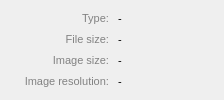
          <widget class="QFrame" name="frame_2">
           <property name="sizePolicy">
            <sizepolicy hsizetype="Minimum" vsizetype="Minimum">
             <horstretch>0</horstretch>
             <verstretch>0</verstretch>
            </sizepolicy>
           </property>
           <property name="minimumSize">
            <size>
             <width>224</width>
             <height>85</height>
            </size>
           </property>
           <property name="maximumSize">
            <size>
             <width>300</width>
             <height>216</height>
            </size>
           </property>
           <property name="baseSize">
            <size>
             <width>216</width>
             <height>0</height>
            </size>
           </property>
           <property name="frameShape">
            <enum>QFrame::Shape::NoFrame</enum>
           </property>
           <property name="frameShadow">
            <enum>QFrame::Shadow::Raised</enum>
           </property>
           <layout class="QVBoxLayout" name="verticalLayout_14">
            <item>
             <layout class="QVBoxLayout" name="verticalLayout_13">
              <item>
               <layout class="QHBoxLayout" name="horizontalLayout_11">
                <item>
                 <widget class="QLabel" name="label_3">
                  <property name="text">
                   <string>&lt;!DOCTYPE HTML PUBLIC &quot;-//W3C//DTD HTML 4.0//EN&quot; &quot;http://www.w3.org/TR/REC-html40/strict.dtd&quot;&gt;
&lt;html&gt;&lt;head&gt;&lt;meta name=&quot;qrichtext&quot; content=&quot;1&quot; /&gt;&lt;style type=&quot;text/css&quot;&gt;
p, li { white-space: pre-wrap; }
&lt;/style&gt;&lt;/head&gt;&lt;body style=&quot; font-family:'Sans Serif'; font-size:10pt; font-weight:400; font-style:normal;&quot;&gt;
&lt;p align=&quot;right&quot; style=&quot; margin-top:0px; margin-bottom:0px; margin-left:0px; margin-right:0px; -qt-block-indent:0; text-indent:0px;&quot;&gt;&lt;span style=&quot; font-size:8pt; color:#828282;&quot;&gt;Type:&lt;/span&gt;&lt;/p&gt;&lt;/body&gt;&lt;/html&gt;</string>
                  </property>
                 </widget>
                </item>
                <item>
                 <widget class="QLabel" name="labelType">
                  <property name="text">
                   <string>&lt;!DOCTYPE HTML PUBLIC &quot;-//W3C//DTD HTML 4.0//EN&quot; &quot;http://www.w3.org/TR/REC-html40/strict.dtd&quot;&gt;
&lt;html&gt;&lt;head&gt;&lt;meta name=&quot;qrichtext&quot; content=&quot;1&quot; /&gt;&lt;style type=&quot;text/css&quot;&gt;
p, li { white-space: pre-wrap; }
&lt;/style&gt;&lt;/head&gt;&lt;body style=&quot; font-family:'Sans Serif'; font-size:10pt; font-weight:400; font-style:normal;&quot;&gt;
&lt;p style=&quot; margin-top:0px; margin-bottom:0px; margin-left:0px; margin-right:0px; -qt-block-indent:0; text-indent:0px;&quot;&gt;&lt;span style=&quot; font-size:8pt;&quot;&gt; - &lt;/span&gt;&lt;/p&gt;&lt;/body&gt;&lt;/html&gt;</string>
                  </property>
                 </widget>
                </item>
               </layout>
              </item>
              <item>
               <layout class="QHBoxLayout" name="horizontalLayout_12">
                <item>
                 <widget class="QLabel" name="label_9">
                  <property name="text">
                   <string>&lt;!DOCTYPE HTML PUBLIC &quot;-//W3C//DTD HTML 4.0//EN&quot; &quot;http://www.w3.org/TR/REC-html40/strict.dtd&quot;&gt;
&lt;html&gt;&lt;head&gt;&lt;meta name=&quot;qrichtext&quot; content=&quot;1&quot; /&gt;&lt;style type=&quot;text/css&quot;&gt;
p, li { white-space: pre-wrap; }
&lt;/style&gt;&lt;/head&gt;&lt;body style=&quot; font-family:'Sans Serif'; font-size:10pt; font-weight:400; font-style:normal;&quot;&gt;
&lt;p align=&quot;right&quot; style=&quot; margin-top:0px; margin-bottom:0px; margin-left:0px; margin-right:0px; -qt-block-indent:0; text-indent:0px;&quot;&gt;&lt;span style=&quot; font-size:8pt; color:#828282;&quot;&gt;File size:&lt;/span&gt;&lt;/p&gt;&lt;/body&gt;&lt;/html&gt;</string>
                  </property>
                 </widget>
                </item>
                <item>
                 <widget class="QLabel" name="labelFileSize">
                  <property name="text">
                   <string>&lt;!DOCTYPE HTML PUBLIC &quot;-//W3C//DTD HTML 4.0//EN&quot; &quot;http://www.w3.org/TR/REC-html40/strict.dtd&quot;&gt;
&lt;html&gt;&lt;head&gt;&lt;meta name=&quot;qrichtext&quot; content=&quot;1&quot; /&gt;&lt;style type=&quot;text/css&quot;&gt;
p, li { white-space: pre-wrap; }
&lt;/style&gt;&lt;/head&gt;&lt;body style=&quot; font-family:'Sans Serif'; font-size:10pt; font-weight:400; font-style:normal;&quot;&gt;
&lt;p style=&quot; margin-top:0px; margin-bottom:0px; margin-left:0px; margin-right:0px; -qt-block-indent:0; text-indent:0px;&quot;&gt;&lt;span style=&quot; font-size:8pt;&quot;&gt; - &lt;/span&gt;&lt;/p&gt;&lt;/body&gt;&lt;/html&gt;</string>
                  </property>
                 </widget>
                </item>
               </layout>
              </item>
              <item>
               <layout class="QHBoxLayout" name="horizontalLayout_13">
                <item>
                 <widget class="QLabel" name="label_10">
                  <property name="text">
                   <string>&lt;!DOCTYPE HTML PUBLIC &quot;-//W3C//DTD HTML 4.0//EN&quot; &quot;http://www.w3.org/TR/REC-html40/strict.dtd&quot;&gt;
&lt;html&gt;&lt;head&gt;&lt;meta name=&quot;qrichtext&quot; content=&quot;1&quot; /&gt;&lt;style type=&quot;text/css&quot;&gt;
p, li { white-space: pre-wrap; }
&lt;/style&gt;&lt;/head&gt;&lt;body style=&quot; font-family:'Sans Serif'; font-size:10pt; font-weight:400; font-style:normal;&quot;&gt;
&lt;p align=&quot;right&quot; style=&quot; margin-top:0px; margin-bottom:0px; margin-left:0px; margin-right:0px; -qt-block-indent:0; text-indent:0px;&quot;&gt;&lt;span style=&quot; font-size:8pt; color:#828282;&quot;&gt;Image size:&lt;/span&gt;&lt;/p&gt;&lt;/body&gt;&lt;/html&gt;</string>
                  </property>
                 </widget>
                </item>
                <item>
                 <widget class="QLabel" name="label_ImageSize">
                  <property name="text">
                   <string>&lt;!DOCTYPE HTML PUBLIC &quot;-//W3C//DTD HTML 4.0//EN&quot; &quot;http://www.w3.org/TR/REC-html40/strict.dtd&quot;&gt;
&lt;html&gt;&lt;head&gt;&lt;meta name=&quot;qrichtext&quot; content=&quot;1&quot; /&gt;&lt;style type=&quot;text/css&quot;&gt;
p, li { white-space: pre-wrap; }
&lt;/style&gt;&lt;/head&gt;&lt;body style=&quot; font-family:'Sans Serif'; font-size:10pt; font-weight:400; font-style:normal;&quot;&gt;
&lt;p style=&quot; margin-top:0px; margin-bottom:0px; margin-left:0px; margin-right:0px; -qt-block-indent:0; text-indent:0px;&quot;&gt;&lt;span style=&quot; font-size:8pt;&quot;&gt; - &lt;/span&gt;&lt;/p&gt;&lt;/body&gt;&lt;/html&gt;</string>
                  </property>
                 </widget>
                </item>
               </layout>
              </item>
              <item>
               <layout class="QHBoxLayout" name="horizontalLayout_16">
                <item>
                 <widget class="QLabel" name="label_11">
                  <property name="text">
                   <string>&lt;!DOCTYPE HTML PUBLIC &quot;-//W3C//DTD HTML 4.0//EN&quot; &quot;http://www.w3.org/TR/REC-html40/strict.dtd&quot;&gt;
&lt;html&gt;&lt;head&gt;&lt;meta name=&quot;qrichtext&quot; content=&quot;1&quot; /&gt;&lt;style type=&quot;text/css&quot;&gt;
p, li { white-space: pre-wrap; }
&lt;/style&gt;&lt;/head&gt;&lt;body style=&quot; font-family:'Sans Serif'; font-size:9pt; font-weight:400; font-style:normal;&quot;&gt;
&lt;p align=&quot;right&quot; style=&quot; margin-top:0px; margin-bottom:0px; margin-left:0px; margin-right:0px; -qt-block-indent:0; text-indent:0px;&quot;&gt;&lt;span style=&quot; font-size:8pt; color:#828282;&quot;&gt;Image resolution:&lt;/span&gt;&lt;/p&gt;&lt;/body&gt;&lt;/html&gt;</string>
                  </property>
                 </widget>
                </item>
                <item>
                 <widget class="QLabel" name="label_ImageResolution">
                  <property name="text">
                   <string>&lt;!DOCTYPE HTML PUBLIC &quot;-//W3C//DTD HTML 4.0//EN&quot; &quot;http://www.w3.org/TR/REC-html40/strict.dtd&quot;&gt;
&lt;html&gt;&lt;head&gt;&lt;meta name=&quot;qrichtext&quot; content=&quot;1&quot; /&gt;&lt;style type=&quot;text/css&quot;&gt;
p, li { white-space: pre-wrap; }
&lt;/style&gt;&lt;/head&gt;&lt;body style=&quot; font-family:'Sans Serif'; font-size:10pt; font-weight:400; font-style:normal;&quot;&gt;
&lt;p style=&quot; margin-top:0px; margin-bottom:0px; margin-left:0px; margin-right:0px; -qt-block-indent:0; text-indent:0px;&quot;&gt;&lt;span style=&quot; font-size:8pt;&quot;&gt; - &lt;/span&gt;&lt;/p&gt;&lt;/body&gt;&lt;/html&gt;</string>
                  </property>
                 </widget>
                </item>
               </layout>
              </item>
             </layout>
            </item>
           </layout>
          </widget>
